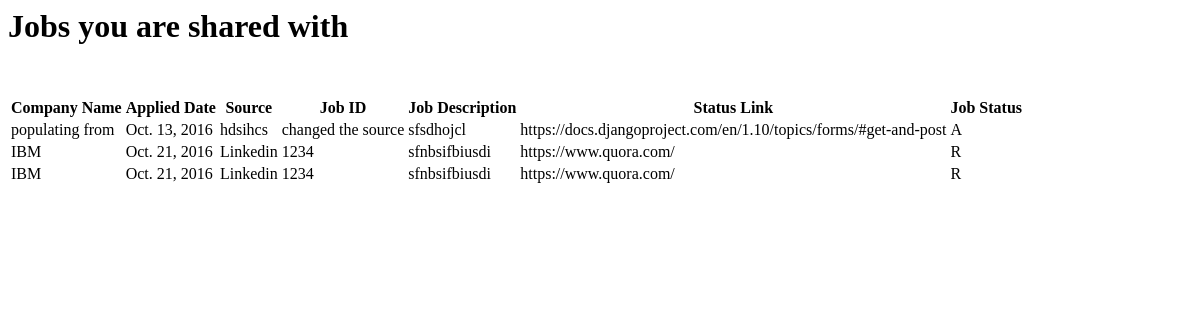
The app's page /jobtracker/getsharedlist/ (signed in), older data.
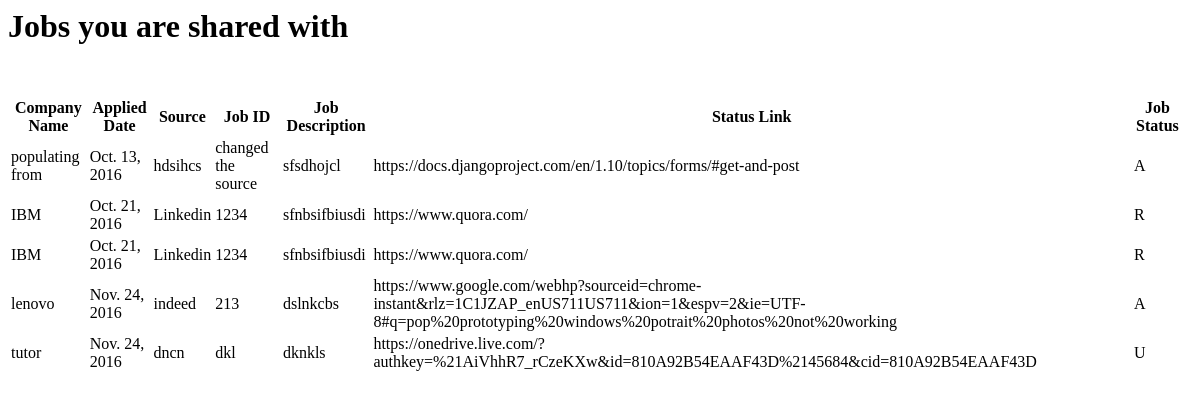
The same page, newer data.
### JobTracker/models.py (models this page shows, shortened)
class TJob(models.Model):
    companyName = models.CharField(max_length=50)
    appliedOn = models.DateField(help_text="Please use the following format:  YYYY-MM-DD")
    source = models.CharField(max_length=50)
    jobId = models.CharField(max_length=50, blank=True)
    jobDesc = models.CharField(max_length=200, blank=True)
    statusLink = models.URLField(max_length=200, blank=True)
    ACCEPT = "A"
    REJECT = "R"
    UNKNOWN = "U"
    myChoice = (
        (ACCEPT, 'accept'),
        (REJECT, "reject"),
        (UNKNOWN, "unknown")
    )
    result = models.CharField(max_length=1, choices=myChoice, default=UNKNOWN)
    user = models.ForeignKey(User)

### JobTracker/views.py (the view)
def get_shared_list(request):
    sharedJobs = []
    temp = JobShareTable.objects.filter(toUserId = request.user).values('jobId')
    for k in temp:
        sharedJobs.append(TJob.objects.get(id = k['jobId']))
    return render(request, 'JobTracker/jobs_shared_list.html',{"jobs":sharedJobs})

### templates/JobTracker/jobs_shared_list.html (shortened to what this page needs)
<h1> Jobs you are shared with</h1>
<div style="padding-top: 30px;">
    <table class="table table-striped" id="jobs_list">
        <thead>
        <tr>
            <th> Company Name</th>
            <th> Applied Date</th>
            <th> Source</th>
            <th> Job ID</th>
            <th> Job Description</th>
            <th> Status Link</th>
            <th> Job Status</th>
            <th></th>
            <th></th>
        </tr>
        </thead>
        {% for job in jobs %}
        <tr data={{ job.id }} >
            <td>
                {{ job.companyName }}
            </td>
            <td>
                {{ job.appliedOn }}
            </td>
            <td>
                {{ job.source }}
            </td>
            <td>
                {{ job.jobId }}
            </td>
            <td>
                {{ job.jobDesc }}
            </td>
            <td>
                {{ job.statusLink }}
            </td>
            <td>
                {{ job.result }}
            </td>
        </tr>
        {% endfor %}
    </table>
</div>

Row changes from the older to the newer data that the page shows:
added TJob: companyName "lenovo", appliedOn "Nov. 24, 2016", source "indeed", jobId "213", jobDesc "dslnkcbs", statusLink "https://www.google.com/webhp?sourceid=chrome-instant&rlz=1C1JZAP_enUS711US711&ion=1&espv=2&ie=UTF-8#q=pop%20prototyping%20windows%20potrait%20photos%20not%20working", result "A"
added TJob: companyName "tutor", appliedOn "Nov. 24, 2016", source "dncn", jobId "dkl", jobDesc "dknkls", statusLink "https://onedrive.live.com/?authkey=%21AiVhhR7_rCzeKXw&id=810A92B54EAAF43D%2145684&cid=810A92B54EAAF43D", result "U"
